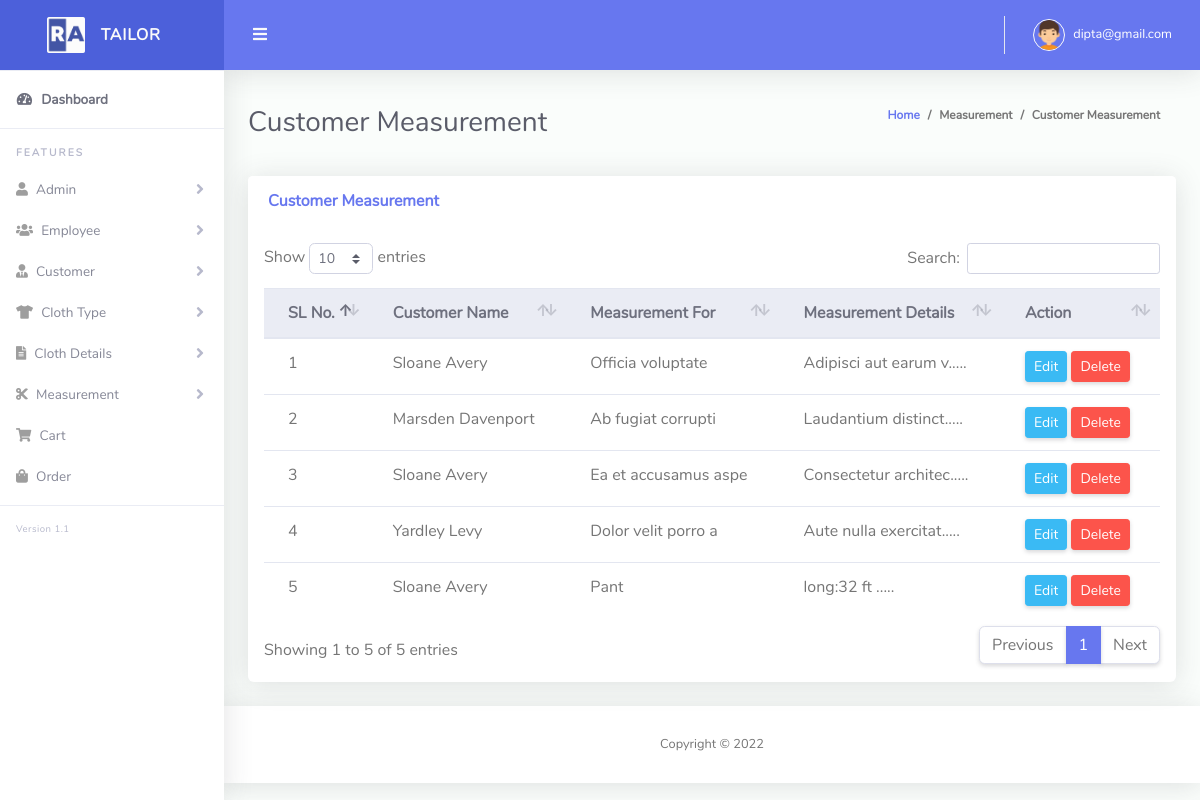
Before: /view_measurement.php (signed in) with the older database file.
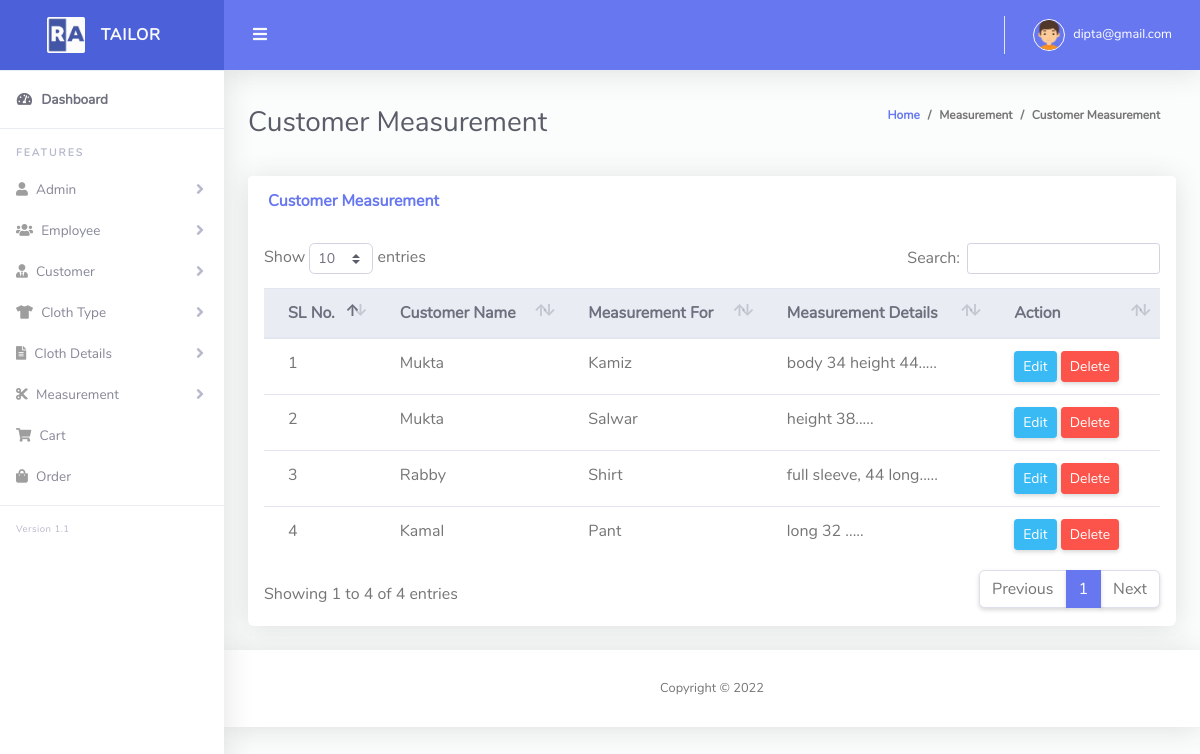
After: the same page with the newer database file.
### tables this page shows
CREATE TABLE `tbl_measurement` (
  `id` int(11) NOT NULL,
  `cus_id` int(11) NOT NULL,
  `measurement_for` varchar(255) NOT NULL,
  `measurement_details` text NOT NULL,
  `soft_delete` tinyint(4) NOT NULL DEFAULT 0
);

CREATE TABLE `tbl_customer` (
  `cus_id` int(11) NOT NULL,
  `cus_name` varchar(255) NOT NULL,
  `cus_email` varchar(255) NOT NULL,
  `cus_phone` varchar(255) NOT NULL,
  `cus_address` text NOT NULL,
  `created_at` timestamp NOT NULL DEFAULT current_timestamp(),
  `soft_delete` tinyint(4) NOT NULL DEFAULT 0
);

### Classes/DB.php (called while the page is built, shortened)
<?php
class DB
{
    public function connect(){
        $this->conn = new mysqli("localhost","root","","tailor_shop");
        if ($this->conn->connect_error) {
          die("Connection failed: " . $this->conn->connect_error);
        } else {
            return $msg =  "connected";
        }
    }
}

### Classes/MeasurementClass.php (called while the page is built, shortened)
<?php
include_once 'db.php';
class MeasurementClass extends DB
{
    public function viewMeasurement()
    {
        $query  = "SELECT tbl_measurement.*, tbl_customer.cus_name FROM tbl_measurement INNER JOIN tbl_customer ON
        tbl_measurement.cus_id = tbl_customer.cus_id WHERE tbl_measurement.soft_delete = 0 ORDER By tbl_measurement.id";
        $result = $this->conn->query($query);
        return $result;
    }
}

### Classes/FormatClass.php (called while the page is built, shortened)
<?php
Class Format{
    public function textShorten($text, $limit = 400){
        $text = $text . " ";
        $text = substr($text, 0, $limit);
        $text = substr($text, 0, strrpos($text, ' '));
        $text = $text . ".....";
        return $text;
    }
}

### view_measurement.php (the view, shortened to what this page needs)
<?php include 'layouts/header.php';
?>
<div class="container-fluid" id="container-wrapper">
  <div class="d-sm-flex align-items-center justify-content-between mb-4">
    <h1 class="h3 mb-0 text-gray-800">Customer Measurement</h1>
    <ol class="breadcrumb">
      <li class="breadcrumb-item"><a href="./">Home</a></li>
      <li class="breadcrumb-item">Measurement</li>
      <li class="breadcrumb-item active" aria-current="page">Customer Measurement</li>
    </ol>
  </div>
  <div class="row">
    <div class="col-lg-12">
      <div class="card mb-4">
        <div class="card-header py-3 d-flex flex-row align-items-center justify-content-between">
          <h6 class="m-0 font-weight-bold text-primary">Customer Measurement</h6>
        </div>
        <div class="table-responsive p-3">
          <table class="table align-items-center table-flush" id="dataTable">
            <thead class="thead-light">
              <tr>
                <th>SL No.</th>
                <th>Customer Name</th>
                <th>Measurement For</th>
                <th>Measurement Details</th>
                <th>Action</th>
              </tr>
            </thead>
            <tbody>
              <?php
              $i = 0;
              $view = $measure->viewMeasurement();
              foreach ($view as $value) {
              ?>
                <tr>
                  <td><?php echo $i += 1; ?></td>
                  <td><?php echo $value['cus_name']; ?></td>
                  <td><?php echo $value['measurement_for']; ?></td>
                  <td><?php echo $fm->textShorten($value['measurement_details'], 200); ?></td>
                  <td>
                    <a href="edit_measurement.php?mesid=<?php echo $value['id']; ?>" class="btn btn-sm btn-info">Edit</a>
                    <a onclick="return confirm('Are you sure to Delete?');" href="?delMes=<?php echo $value['id']; ?>" class="btn btn-sm btn-danger">Delete</a>
                  </td>
                </tr>
              <?php } ?>
            </tbody>
          </table>
        </div>
      </div>
    </div>
  </div>
</div>
<?php include 'layouts/footer.php'; ?>

Changed rows visible on the page:
removed tbl_measurement: i "1", cus.cus_name "Sloane Avery", measurement_for "Officia voluptate", measurement_details "Adipisci aut earum v....."
no longer on this page (row unchanged): tbl_measurement: i "2", cus.cus_name "Marsden Davenport", measurement_for "Ab fugiat corrupti", measurement_details "Laudantium distinct....."
removed tbl_measurement: i "3", cus.cus_name "Sloane Avery", measurement_for "Ea et accusamus aspe", measurement_details "Consectetur architec....."
removed tbl_measurement: i "4", cus.cus_name "Yardley Levy", measurement_for "Dolor velit porro a", measurement_details "Aute nulla exercitat....."
added tbl_measurement: i "1", cus.cus_name "Mukta", measurement_for "Kamiz", measurement_details "body 34 height 44....."
added tbl_measurement: i "2", cus.cus_name "Mukta", measurement_for "Salwar", measurement_details "height 38....."
added tbl_measurement: i "3", cus.cus_name "Rabby", measurement_for "Shirt", measurement_details "full sleeve, 44 long....."
changed tbl_measurement "Pant": i "5" → "4"; cus.cus_name "Sloane Avery" → "Kamal"; measurement_details "long:32 ft ....." → "long 32 ....."
Other visible differences:
text written by a page script: "Show entries Search: Showing 1 to 5 of 5 entries Previous 1 Next" → "Show entries Search: Showing 1 to 4 of 4 entries Previous 1 Next"
